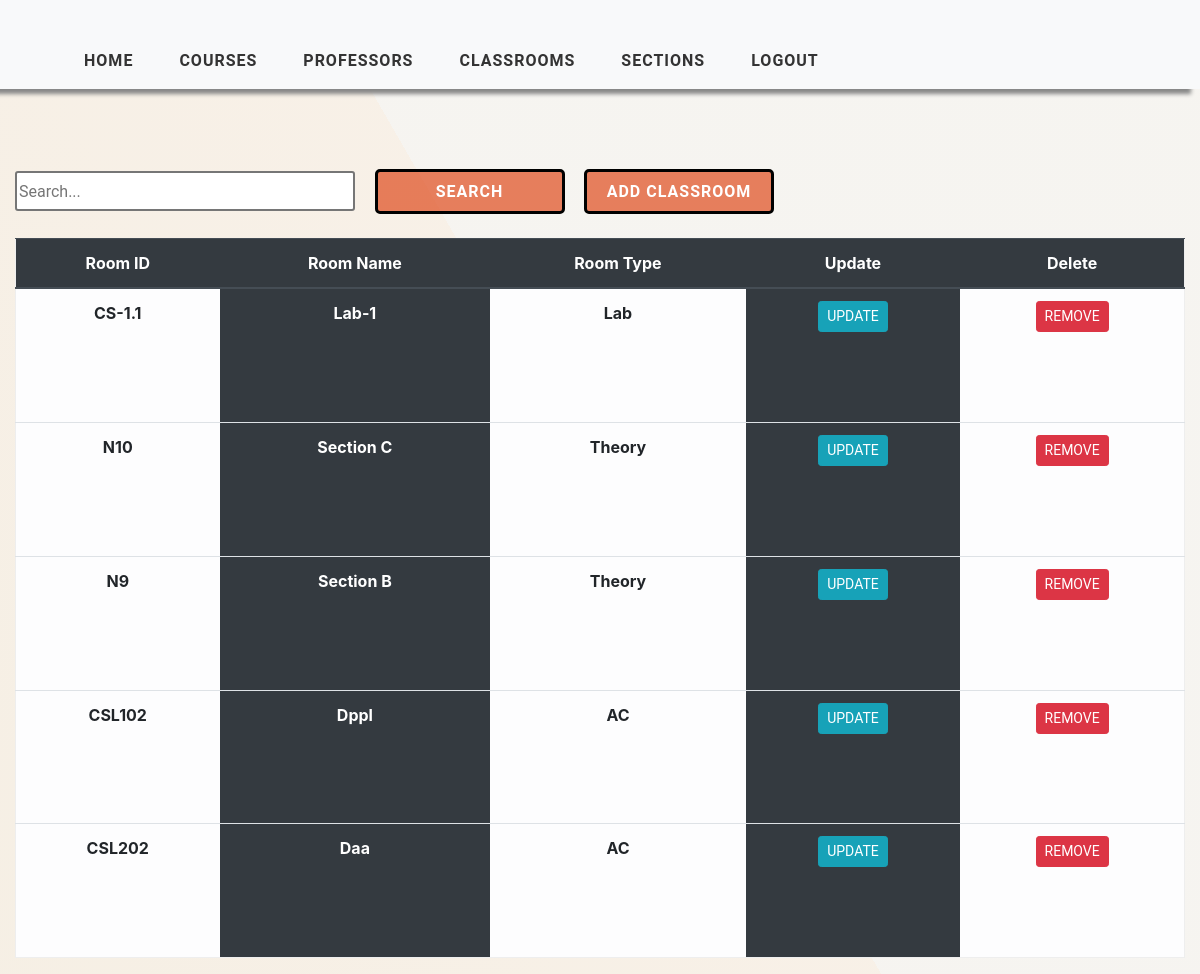
The app's page /classroom_view/ (signed in) with its own data.
### timetableapp/models.py (models this page shows, shortened)
class Classroom(models.Model):
    CLASSRoom_TYPE = (
        ('Theory', 'Theory'),
        ('Lab', 'Lab')
    )
    classroom_id = models.CharField(max_length=2000, primary_key=True)
    classroom_name = models.CharField(max_length=2000, null=True)
    classroom_type = models.CharField(max_length=2000, null=True)

### timetableapp/views.py (the view)
# urls.py: path('classroom_view/', views.ClassroomTable, name='classroom-view'),
@login_required(login_url='login')
def ClassroomTable(request):
    classrooms = Classroom.objects.all()
    context = {'classrooms': classrooms}
    return render(request, 'timetableapp/ClassroomTable.html', context)

### timetableapp/templates/timetableapp/ClassroomTable.html (shortened to what this page needs)
{% extends 'timetableapp/main.html' %}
{% load static %}
{% block content %}
    <div class="container-fluid">
    <div class="search">
        <input type="text" class="searchbox" placeholder="Search...">
        <input type="submit" value="Search" class="searchButton">
        <a href="{% url 'add-classroom' %}"><button class="searchButton">Add Classroom </button></a>
    </div>
	<div class="table-responsive-lg">
        <table class="table ">
            <thead class="thead-dark">
			<tr>
                <div class="header__item filter__link" >
                   <th scope="col" class="text-center">Room ID</th>
                </div>
                <div class="header__item filter__link">
                  <th class="text-center" scope="col">Room Name</th>
                </div>
                <div class="header__item filter__link">
                   <th class="text-center" scope="col">Room Type</th>
                </div>
                <div class="header__item filter__link">
                    <th class="text-center" scope="col"> Update</th>
                </div>
                <div class="header__item filter__link">
                     <th class="text-center" scope="col">Delete</th>
                </div>
			</tr>
            </thead>
                {% for classroom in classrooms %}
				<tr>
                        <th scope="row" class="table-light text-center">{{ classroom.classroom_id }}</th>
						<th scope="row" class="table-dark text-center"  >{{ classroom.classroom_name }}</th>
						<th scope="row" class="table-light text-center"> {{ classroom.classroom_type}}</th>
                        <th scope="row" class="table-dark text-center"> <a href="{% url 'update-classroom' classroom.classroom_id %}" class="btn btn-sm btn-info">Update</a></th>
                        <th scope="row" class="table-light text-center"> <a href="{% url 'delete-classroom' classroom.classroom_id %}" class="btn btn-sm btn-danger" >Remove</a></th>
					</tr>
                {% endfor %}
        </table>
</div>
    </div>
{% endblock %}

### timetableapp/templates/timetableapp/main.html (shortened to what this page needs)
<!DOCTYPE html>
<html lang="en">
<head>
    {% load static %}
	<link href="{% static 'css/style.css' %}" rel="stylesheet">
    <link href="{% static 'css/tables.css' %}" rel="stylesheet">
    <link href="{% static 'css/add.css' %}" rel="stylesheet">
    <link href="{% static 'css/nav.css' %}" rel="stylesheet">
    <link rel="stylesheet" href="https://maxcdn.bootstrapcdn.com/bootstrap/4.5.0/css/bootstrap.min.css">
    <link rel="stylesheet" href="https://stackpath.bootstrapcdn.com/font-awesome/4.7.0/css/font-awesome.min.css">
    <link rel="stylesheet" src="extensions/sticky-header/bootstrap-table-sticky-header.css">
</head>
<body>
            <nav id="header"  class="navbar navbar-expand-lg navbar-light bg-light">
                <div class="container-fluid">
                    <div class="collapse navbar-collapse collapse" data-toggle="collapse" aria-expanded="false"  id="navbarSupportedContent">
                        <ul class="nav navbar-nav ">
                            <li class="nav-item text-center active">
                                <a class="nav-link link" href="{% url 'selection' %}">Home</a>
                            </li>
                            <li class="nav-item text-center">
                                <a class="nav-link link" href="{% url 'add-course' %}">Courses</a>
                            </li>
                            <li class="nav-item text-center">
                                <a class="nav-link link" href="{% url 'add-professor' %}">Professors</a>
                            </li>
                            <li class="nav-item text-center">
                                <a class="nav-link link"  href="{% url 'add-classroom' %}">Classrooms </a>
                            </li>
                            <li class="nav-item text-center">
                                <a class="nav-link link" href="{% url 'add-class' %}">Sections</a>
                            </li>
                            <li class="nav-item text-center">
                                <a class="nav-link link" href="{% url 'logout' %}">Logout</a>
                            </li>
                        </ul>
                    </div>
                </div>
            </nav>
        {% block content %}
        {% endblock %}
</body>
</html>

### static/css/style.css (style rules this page uses)
a { cursor: pointer; }
body { background: linear-gradient(60deg, #f1e7d7a8, #f3e7d89c 50%, #f1eee8a2 50%); }
#header { width: 100%; background: #fff; box-shadow: -9px 5px 4px #888888 !important; overflow: auto; position: sticky; top: 0; }
#header ul { padding: 33px 0 0 45px; }
#header li { list-style: none; margin-right: 30px; }
#header li a.link { font-weight: 700; color: #333; font-size: 16px; text-decoration: none; text-transform: uppercase; letter-spacing: 1px; }

### static/css/tables.css (style rules this page uses)
*, *:before, *:after { box-sizing: border-box; }
body { font-family: "Roboto", sans-serif; margin: 0; }
.table { border: 1px solid #eeeeee; overflow-y: auto; overflow-x: auto; overflow-style: marquee-line; height: 720px; }
.table-data, .header__item { flex: 1 1 20%; text-align: center; font-family: Roboto, sans-serif; font-weight: bold; }
.header__item { text-transform: uppercase; }
.filter__link { color: white; text-decoration: none; position: relative; display: inline-block; padding-left: 24px; padding-right: 24px; }
.filter__link::after { content: ""; position: absolute; right: -18px; color: white; font-size: 12px; top: 50%; transform: translateY(-50%); }
.btn { border-radius: 5 !important; font-family: Roboto, sans-serif !important; text-transform: uppercase; }
.search { display: inline-block; }
.searchbox { width: 340px; height: 40px; border-style: solid; border-radius: 3px; font-family: Roboto, sans-serif; text-align: justify; }
.searchButton { width: 190px; height: 45px ; font-family: Roboto, sans-serif; text-transform: uppercase; letter-spacing: 1px; font-weight: bolder; color: white ; background: rgba(221, 63, 15, 0.651); margin-left: 15px; margin-top: 40px; border-color: black ; border-radius: 5px; border-style: solid; border-width: 3px ; }

### static/css/nav.css (style rules this page uses)
.navbar { padding: 15px 10px; background: #fff; border: none; border-radius: 0; margin-bottom: 40px; box-shadow: 1px 1px 3px rgba(0, 0, 0, 0.1); }
.nav-item { font-family: Roboto, sans-serif !important; font-weight: bold; text-transform: capitalize; }

### records on screen
Classroom: classroom_id "CS-1.1", classroom_name "Lab-1", classroom_type "Lab"
Classroom: classroom_id "N10", classroom_name "Section C", classroom_type "Theory"
Classroom: classroom_id "N9", classroom_name "Section B", classroom_type "Theory"
Classroom: classroom_id "CSL102", classroom_name "Dppl", classroom_type "AC"
Classroom: classroom_id "CSL202", classroom_name "Daa", classroom_type "AC"
